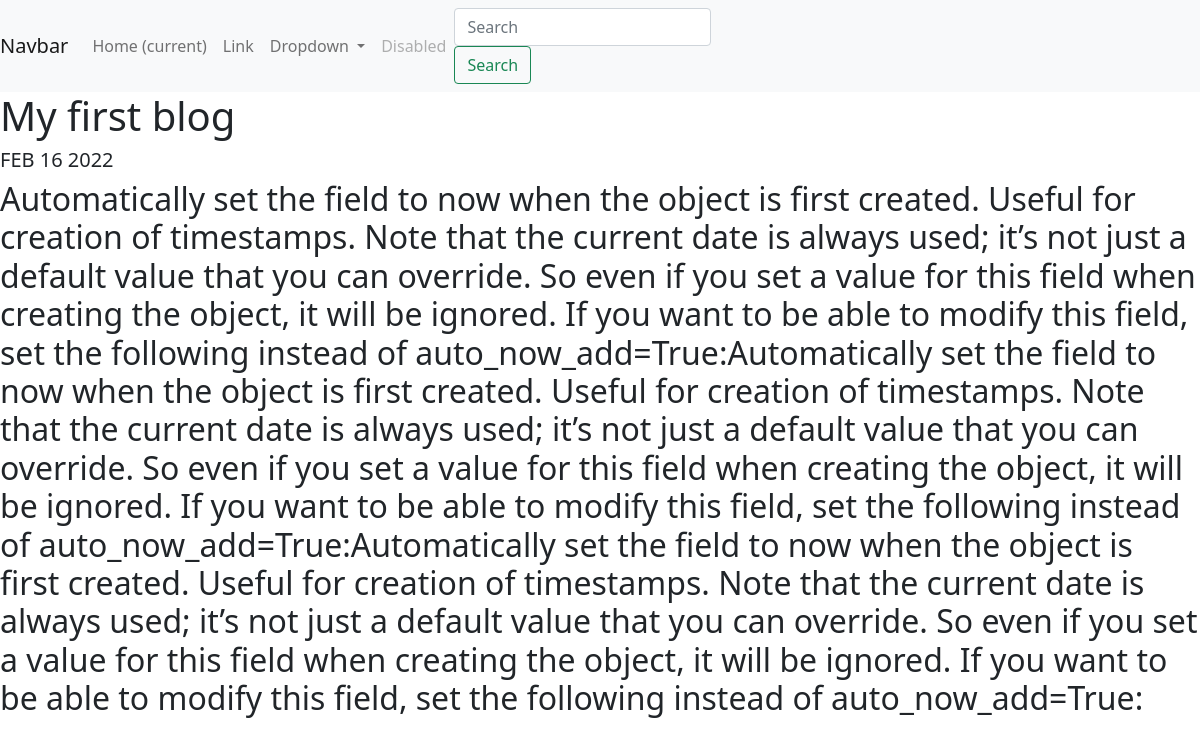
Page /blog/1/ on the committed database.
### blog/models.py (models this page shows, shortened)
class Blog(models.Model):
    title = models.CharField(max_length=100)
    date = models.DateField()
    description = models.TextField()

### blog/views.py (the view)
# urls.py: path('<int:blog_id>/', views.detail, name="detail"),
def detail(request, blog_id):
    blog = get_object_or_404(models.Blog, pk=blog_id)
    return render(request, 'blog/detail.html', {'blog': blog})

### blog/templates/blog/detail.html
{% extends 'portfolio/navbar.html' %}
{% block content %}
<h1>{{ blog.title }}</h1>
<h5>{{ blog.date|date:'M d Y'|upper }}</h5>
<h2>{{ blog.description|safe }}</h2>
{% endblock %}

### rows in the picture
Blog: title "My first blog", date "FEB 16 2022", description "Automatically set the field to now when the object is first created. Useful for creation of timestamps. Note that the current date is always used; it’s not just a default value that you can override. So even if you set a value for this field when creating the object, it will be ignored. If you want to be able to modify this field, set the following instead of auto_now_add=True:Automatically set the field to now when the object is first created. Useful for creation of timestamps. Note that the current date is always used; it’s not just a default value that you can override. So even if you set a value for this field when creating the object, it will be ignored. If you want to be able to…"
